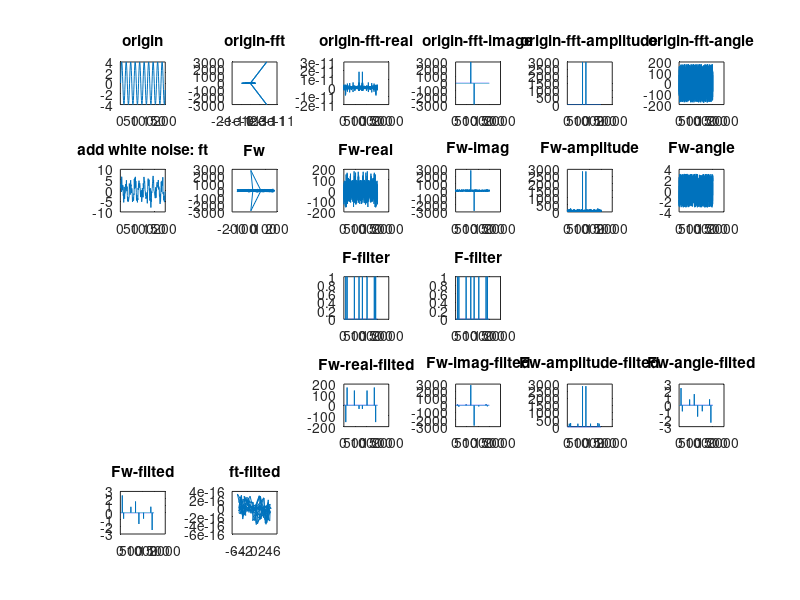

Source code (MATLAB):
clear all fft
clc
close all
Fs = 1000;  %取样频率
T = 1/Fs;   %取样时域周期
L =1500;    %取样点数
t = (0:L-1)*T;  %取样时刻阵列
i=1;

display_region = 200;


%原始信号
% Signal_origin = 0.7*sin(2*pi*50*t) + sin(2*pi*120*t);
Signal_origin = 4*sin(2*pi*50*t);
subplot(5,6,i);i=i+1;
plot(Signal_origin(1:display_region));
title('origin');

%原始信号的fft
M=fftshift(fft(Signal_origin));
M_real=real(M);
M_imag=imag(M);
M_amp=abs(M);
M_ang=angle(M)*180/pi;

subplot(5,6,i);i=i+1;
plot(M);
title('origin-fft');

subplot(5,6,i);i=i+1;
plot(M_real);
title('origin-fft-real');

subplot(5,6,i);i=i+1;
plot(M_imag);
title('origin-fft-image');

subplot(5,6,i);i=i+1;
plot(M_amp);
title('origin-fft-amplitude');

subplot(5,6,i);i=i+1;
plot(M_ang);
title('origin-fft-angle');

%加噪声
ft = Signal_origin + 2*randn(size(t));
subplot(5,6,i);i=i+1;
plot(ft(1:display_region));
title('add white noise: ft');

%fft
Fw=fftshift(fft(ft));
subplot(5,6,i);i=i+1;
plot(Fw);
title('Fw');

%filter：仍是用带虚部的Fw来做滤波和逆变换。只动实部，不动虚部
Fw_real=real(Fw);
Fw_imag=imag(Fw);
Fw_amp=abs(Fw);
Fw_ang=angle(Fw);

subplot(5,6,i);i=i+1;
plot(Fw_real);
title('Fw-real');

subplot(5,6,i);i=i+1;
plot(Fw_imag);
title('Fw-imag');

subplot(5,6,i);i=i+1;
plot(Fw_amp);
title('Fw-amplitude');

subplot(5,6,i);i=i+1;
plot(Fw_ang);
title('Fw-angle');

%滤波器
F_filter = zeros(size(Fw));
% width = (826-676)/2+20;
% filter((L/2+1-width):(L/2+1+width)) = 1;
F_filter(Fw_amp>198) = 1;  

i=i+2;
subplot(5,6,i);i=i+1;
plot(F_filter);
title('F-filter');

subplot(5,6,i);i=i+1;
plot(F_filter);
title('F-filter');

i=i+2;

%滤波操作
Fw_real_filted = Fw_real.*F_filter;
Fw_imag_filted = Fw_imag.*F_filter;
Fw_amp_filted = Fw_amp.*F_filter;
Fw_ang_filted = Fw_ang.*F_filter;

% Fw_real_filted = M_real.*filter;
% Fw_imag_filted = M_imag.*filter;
% Fw_amp_filted = M_amp.*filter;
% Fw_ang_filted = M_ang.*filter;

i=i+2;
subplot(5,6,i);i=i+1;
plot(Fw_real_filted);
title('Fw-real-filted');

subplot(5,6,i);i=i+1;
plot(Fw_imag_filted);
title('Fw-imag-filted');

subplot(5,6,i);i=i+1;
plot(Fw_amp_filted);
title('Fw-amplitude-filted');

subplot(5,6,i);i=i+1;
plot(Fw_ang_filted);
title('Fw-angle-filted');

Fw_filted = complex(Fw_real_filted,Fw_imag_filted);
subplot(5,6,i);i=i+1;
plot(Fw_ang_filted);
title('Fw-filted');


ft_filted=ifft(ifftshift(Fw_filted));
subplot(5,6,i);i=i+1;
plot(ft_filted(1:display_region));
title('ft-filted');